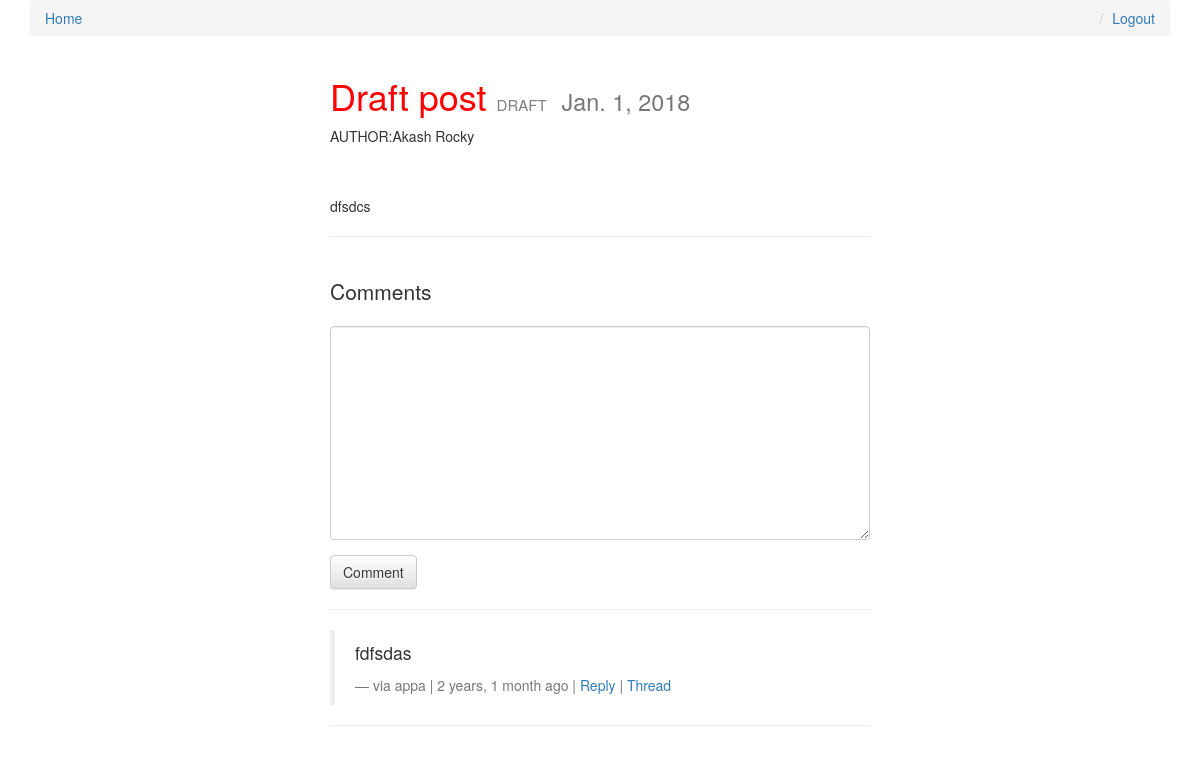
The page /draft-post/ (signed in) on the database its author committed.
### post/models.py (models this page shows, shortened)
class Post(models.Model):
	user = models.ForeignKey(settings.AUTH_USER_MODEL,on_delete=models.CASCADE)
	title = models.CharField(max_length= 150)
	slug = models.SlugField(unique=True)
	image = models.ImageField(upload_to=upload_location,
			null=True,
			blank=True,
			width_field = "width_field",
			height_field = "height_field")
	width_field = models.IntegerField(default=0)
	height_field = models.IntegerField(default=0)
	content = models.TextField()
	draft = models.BooleanField(default=False)
	publish  = models.DateField(auto_now=False,auto_now_add=False)
	updated = models.DateTimeField(auto_now = True,auto_now_add = False)
	timestamp = models.DateTimeField(auto_now = False , auto_now_add = True)
	objects = PostManager()
	class Meta:
		ordering = ['-timestamp','updated']
	@property
	def comment(self):
		instance = self
		qs = Comments.objects.filter_for_comment(instance)
		return qs
	@property
	def get_content_type(self):
		instance = self
		qs = ContentType.objects.get_for_model(instance.__class__)
		return qs

### comments/models.py (models this page shows, shortened)
class Comments(models.Model):
	user        = models.ForeignKey(settings.AUTH_USER_MODEL, default=1 , on_delete=models.CASCADE)
	content_type = models.ForeignKey(ContentType, on_delete=models.CASCADE)
	object_id = models.PositiveIntegerField()
	content_object = GenericForeignKey('content_type', 'object_id')
	parent = models.ForeignKey("self",null=True,blank=True,on_delete=models.CASCADE)
	content     = models.TextField()
	timestamp   = models.DateTimeField(auto_now_add=True)
	objects = CommentManager()
	def children(self):
		return Comments.objects.filter(parent=self)
	def get_absolute_url(self):
		return reverse("comment:thread",kwargs={"id":self.id})
	class Meta:
		ordering = ["-timestamp"]

### post/views.py (the view)
# urls.py: url(r'^(?P<slug>[\w-]+)/$',post_detail_view,name="detail"),
def post_detail_view(request,slug=None):
	is_authenticated = request.user.is_authenticated
	today = timezone.now().date()
	instance = get_object_or_404(Post,slug=slug)
	if (instance.draft or instance.publish > timezone.now().date()) and instance.user != request.user:
		if not request.user.is_staff or not request.user.is_superuser:
			return Http404
	share_string = quote_plus(instance.content)
	comment = instance.comment
	initial_data = {
		"content_type": instance.get_content_type,
		"object_id": int(instance.id)
	}
	form = CommentForm(request.POST or None,initial=initial_data)
	if form.is_valid():
		c_type  = form.cleaned_data.get('content_type')
		content_type = ContentType.objects.get(model=c_type)
		object_id = form.cleaned_data.get('object_id')
		content = form.cleaned_data.get('content')
		parent_qs = None
		try:
			parent = int(request.POST.get('parent_id'))
		except:
			parent = None
		if parent:
			parent_obj = Comments.objects.filter(id = parent)
			if parent_obj.exists() and parent_obj.count() == 1:
				parent_qs = parent_obj.first()
		new_comment , created = Comments.objects.get_or_create(
									user = request.user,
									content_type = content_type,
									object_id = object_id,
									content = content,
									parent = parent_qs
								)
		return HttpResponseRedirect(new_comment.content_object.get_absolute_url())
	else:
		print(form.errors)
	context = {
		"instance"  : instance,
		"share_string" : share_string,
		"comments" : comment,
		"form" : form,
		"today" : today,
		"is_authenticated" : is_authenticated
	}
	return render(request,"post_detail.html",context)

### comments/forms.py
class CommentForm(forms.Form):
	content_type = forms.CharField(widget=forms.HiddenInput)
	object_id = forms.IntegerField(widget=forms.HiddenInput)
	content = forms.CharField(label='', widget=forms.Textarea)

### comments/models.py (called while the page is built)
	def filter_for_comment(self,instance,*args,**kwargs):
		content_type = ContentType.objects.get_for_model(instance.__class__)
		object_id = int(instance.id)
		return super(CommentManager,self).filter(content_type=content_type,object_id=object_id).filter(parent=None)

### templates/post_detail.html (shortened to what this page needs)
{% extends "base.html" %}
{% load crispy_forms_tags %}
{% block content %}
<div class='col-sm-6 col-sm-offset-3'>
	<h1>{{ instance.title }}
		{% if instance.draft %}<span style="color:gray;font-size: 15px;margin-right: 15px">DRAFT</span>{% endif %}<small>{{ instance.publish }}</small></h1>
	{% if instance.user.get_full_name %}
		<p>AUTHOR:{{ instance.user.get_full_name }}</p>
	{% endif %}
<br><br>
<div class='row'>
	<div class='col-sm-12 '>
		<div class="content-markdown">{{ instance.content }}</div>
		<hr/>
		<br/>
		<div>
			<p class='lead'>Comments</p>
			{% if is_authenticated %}
			<form method='POST' action='.'>{% csrf_token %}
				{{ form|crispy }}
				<input type='submit' class='btn btn-default' value='Comment' />
			</form>
			{% else %}
			<p>You must log in to comment</p>
			{% endif %}
			<hr/>
			{% for comment in comments %}
	        <blockquote>
	        	<p>{{ comment.content }}</p>
				<footer>via {{ comment.user }} | {{ comment.timestamp|timesince }} ago |
					{% if comment.children.count > 0 %}{{ comment.children.count }} Comment{% if comment.children.count > 1 %}s{% endif %} | {% endif %} <a class='comment-reply-btn' href='#'>Reply</a> | <a  href='{{ comment.get_absolute_url }}'>Thread</a>
				</footer>
			</blockquote>
			<hr/>
			{% endfor %}
			</div>
	</div>
</div>
</div>
{% endblock content %}

### static/css/base.css (style rules this page uses)
h1 { color : red }

### rows shown on the page
Post: title "Draft post", publish "Jan. 1, 2018", user.get_full_name "Akash Rocky", content "dfsdcs"
Comments: content "fdfsdas", user "appa", timestamp "2 years, 1 month"
